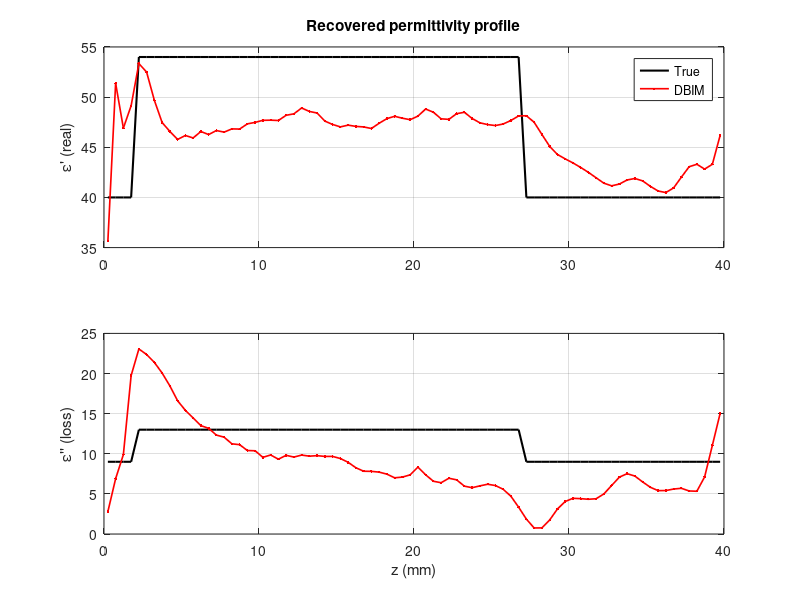
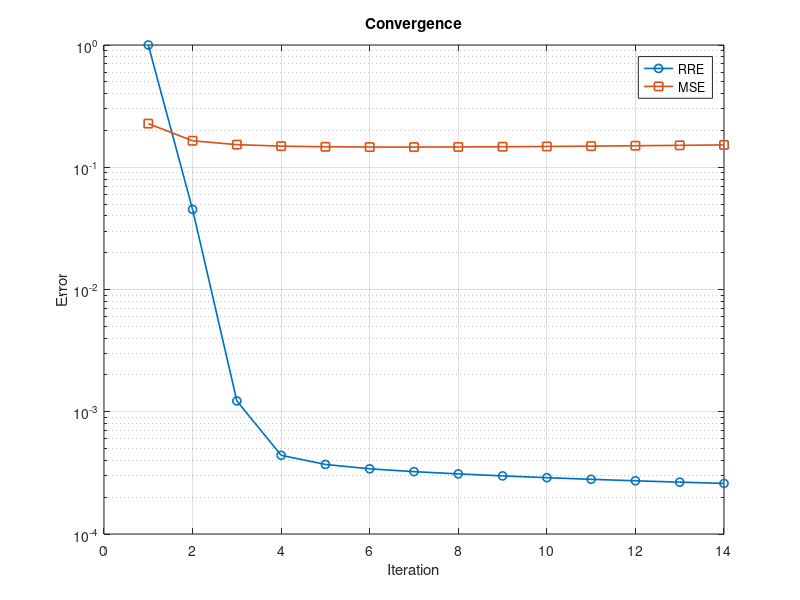

Write MATLAB code to recreate these figures, in order.
clear; clc; close all;

fs_permittivity = 8.854187817e-12; 
fs_permeability = pi*4e-7;  
freq_list = (0.5:0.05:6.5)'*1e9; 
Nf = numel(freq_list);      
w = 2*pi*freq_list; 
eps_b = 40 - 9j;   
k_b = w*sqrt(fs_permeability*fs_permittivity*eps_b);  

layer_thickness = [0.002, 0.025, 0.002]; 
layer_eps = [eps_b, 54-13j, eps_b, eps_b];   
N = numel(layer_thickness) + 1;  
dist_sum = cumsum(layer_thickness);  
L = 0.04;


dz = 0.5e-3;   
Nc = round(L/dz);        
z = ((1:Nc)' - 0.5)*dz; 

dz_fwr = 0.1e-3;
Nc_fwr = round(L/dz_fwr);
z_fwr = ((1:Nc_fwr)' - 0.5)*dz_fwr;

eps_true = layer_eps(N)*ones(Nc, 1); 
eps_fwr = layer_eps(N)*ones(Nc_fwr, 1); 
% Masks for the layers
for n = 1:N-1   
    if n == 1
        startposition = 0; 
    else 
        startposition = dist_sum(n-1);
    end 
    eps_true((z >= startposition) & (z < dist_sum(n))) = layer_eps(n); 
end

for n = 1:N-1   
    if n == 1
        startposition = 0; 
    else 
        startposition = dist_sum(n-1);
    end 
    eps_fwr((z_fwr >= startposition) & (z_fwr < dist_sum(n))) = layer_eps(n); 
end

chi_fwr = (eps_fwr - eps_b) /eps_b; 
chi_true = (eps_true - eps_b) /eps_b; 


G_D = zeros(Nc, Nc, Nf); 
G_S = zeros(Nf, Nc);  
E_i = zeros(Nc, Nf); 

G_D_fwr = zeros(Nc_fwr, Nc_fwr, Nf); 
G_S_fwr = zeros(Nf, Nc_fwr);  
E_i_fwr = zeros(Nc_fwr, Nf); 
s = abs(z - z.'); 

s_fwr = abs(z_fwr - z_fwr.'); 

for p = 1:Nf    
    

    G_D_fwr(:,:,p) = -1j*(k_b(p)*dz_fwr/2)*exp(-1j*k_b(p)*s_fwr);         
    G_D_fwr(1:Nc_fwr+1:end) = exp(-1j*k_b(p)*dz_fwr/2) - 1;    

    G_S_fwr(p,:) = (-1j*(k_b(p)*dz_fwr/2)*exp(-1j*k_b(p)*z_fwr)).';   
    E_i_fwr(:,p) = exp(-1j*k_b(p)*z_fwr);       
end

for p = 1:Nf    


    G_D(:,:,p) = -1j*(k_b(p)*dz/2)*exp(-1j*k_b(p)*s);         
    G_D(1:Nc+1:end) = exp(-1j*k_b(p)*dz/2) - 1;    

    G_S(p,:) = (-1j*(k_b(p)*dz/2)*exp(-1j*k_b(p)*z)).';   
    E_i(:,p) = exp(-1j*k_b(p)*z);       
end

I = eye(Nc);

% Bassed on eqs 3 & 4
E_s = zeros(Nf, 1);       
X_fwr = diag(chi_fwr);             
I_fwr = eye(Nc_fwr);    
for p = 1:Nf                
    E_t = (I_fwr - G_D_fwr(:,:,p)*X_fwr) \ E_i_fwr(:,p);     
    E_s(p) = G_S_fwr(p,:)*X_fwr*E_t;
end


% Steps 1 to 7 from Magdum paper
n_iter = 14;     
lambda = 1.0e-3;
R = I;
RRE = zeros(n_iter, 1);  
MSE = zeros(n_iter, 1);     

chi = zeros(Nc, 1); 

for n = 1:n_iter    
    X = diag(chi);
    E_b = E_i;  
    G_kernel = zeros(Nf, Nc);  
    h = zeros(Nf, 1);  
    for p = 1:Nf  %freq as incidence fields
        GD_p = G_D(:,:,p);   
        GS_p = G_S(p,:);

        E_b(:,p) = (I - GD_p*X) \ E_i(:,p);

        
        G_b = GS_p / (I - X*GD_p);

        G_kernel(p,:) = G_b*diag(E_b(:,p));

        h(p) = E_s(p) - GS_p*X*E_b(:,p);  
    end

    % eqs 33 & 34 BF
    RRE(n) = norm(h)^2/norm(E_s)^2; % Relative Residual error
    MSE(n) = norm(eps_b*(1+chi) - eps_true)/norm(eps_true); 

    % BF 11
    d_chi  = (G_kernel'*G_kernel + lambda*(R'*R)) \ (G_kernel'*h);  


    chi = chi + d_chi;  

    fprintf('Iteration %2d  RRE = %.3e  MSE = %.3f\n', n, RRE(n), MSE(n));
end 


eps_rec = eps_b*(1 + chi);  % contrast to permittivity
in_mus  = (z > 0.005) & (z < 0.025); 
fprintf('Muscle layer mean eps: calced %.1f %+.1fj  true %.1f %+.1fj\n', real(mean(eps_rec(in_mus))), ...
        imag(mean(eps_rec(in_mus))), real(layer_eps(2)), imag(layer_eps(2)));

E_s_final = zeros(Nf, 1);  
X = diag(chi);
for p = 1:Nf  
    E_t = (I - G_D(:,:,p)*X) \ E_i(:,p);  
    E_s_final(p) = G_S(p,:)*X*E_t; 
end

figure;               
subplot(2,1,1);
plot(z*1e3, real(eps_true), 'k-', 'LineWidth', 1.5); hold on; grid on;
plot(z*1e3, real(eps_rec), 'r.-', 'LineWidth', 1.2);
ylabel('\epsilon'' (real)'); legend('True', 'DBIM'); title('Recovered permittivity profile');
subplot(2,1,2);
plot(z*1e3, -imag(eps_true), 'k-', 'LineWidth', 1.5); hold on; grid on;
plot(z*1e3, -imag(eps_rec), 'r.-', 'LineWidth', 1.2);
xlabel('z (mm)'); ylabel('\epsilon'''' (loss)');

figure;
semilogy(1:n_iter, RRE, 'o-', 'LineWidth', 1.2); hold on; grid on;
plot(1:n_iter, MSE, 's-', 'LineWidth', 1.2);
xlabel('Iteration'); ylabel('Error'); legend('RRE', 'MSE'); title('Convergence');


% df = freq_list(2) - freq_list(1);
% Nt = 500;
% t = linspace(0, 1/df, Nt)';   
% 
% 
% figure;
% 
% plot(t*1e9, E_s, 'k-', 'LineWidth', 1.5); hold on; grid on;
% plot(t*1e9, E_s_final, 'r--', 'LineWidth', 1.2);
% xlabel('Time (ns)'); 
% ylabel('Received signal'); 
% legend('Measured', 'DBIM model'); 
% title('Received signal ');
